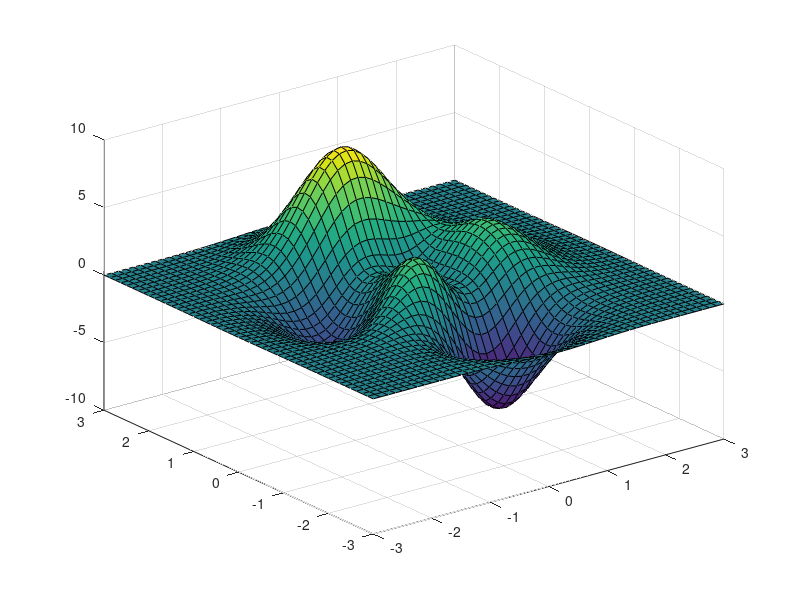
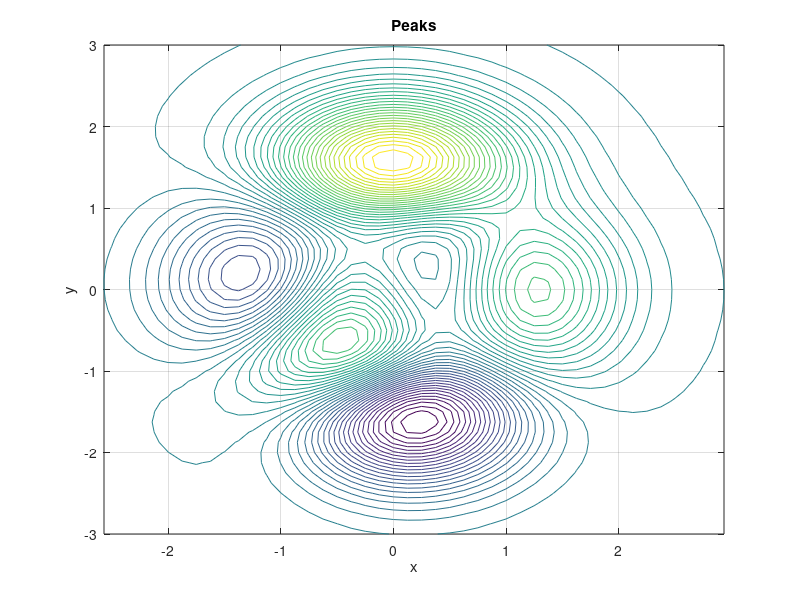
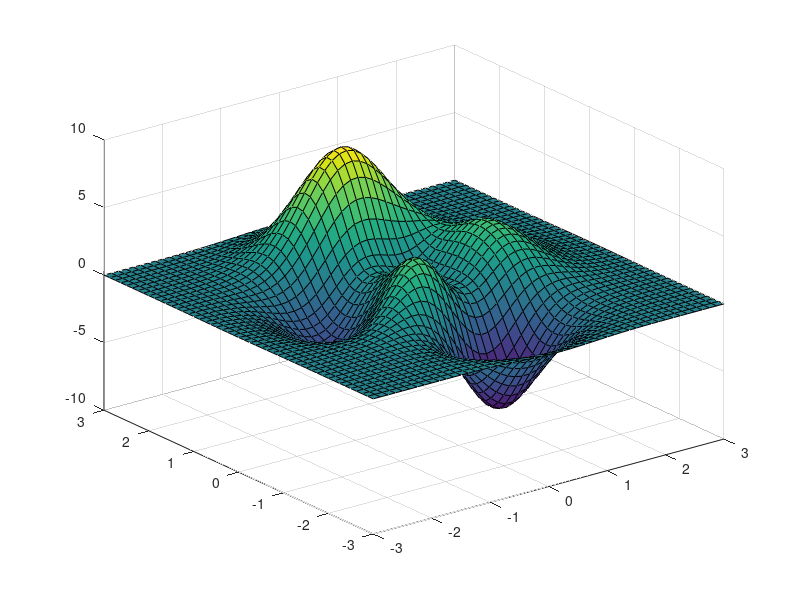
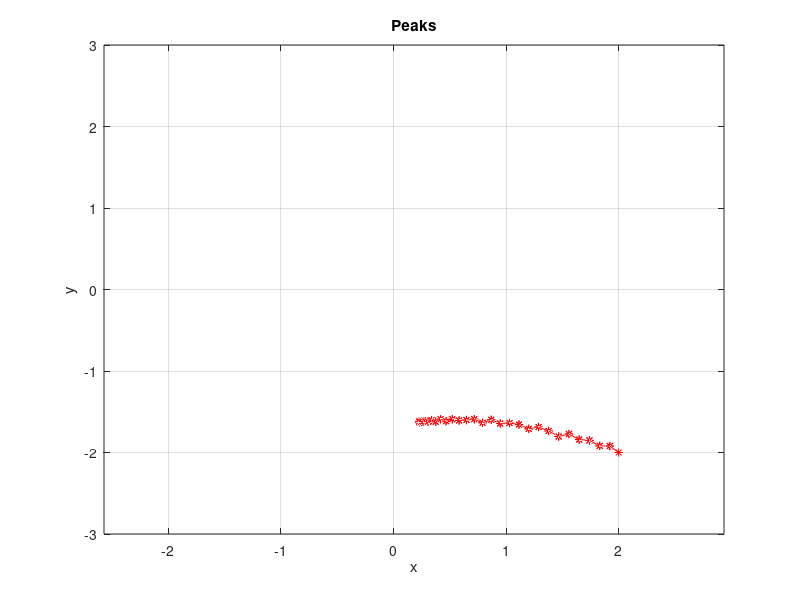

Write the MATLAB code that produced these figures, in order.
function  [xz,y,z] = peaksAdam(eta,gamma,beta,X,Y)


if nargin == 0
X = 2; Y = -2;  eta =  0.05; gamma = 0.9; beta = 0.5; 
elseif nargin == 1
    X = 2; Y = -2;  gamma = 0.9; beta = 0.5; 
elseif nargin == 2
    X = 2; Y = -2;  beta = 0.5; 
elseif nargin == 3
    X = 2; Y = -2;
end
    dx = 1/8;
    [x,y] = meshgrid(-3:dx:3);


z =  3*(1-x).^2.*exp(-(x.^2) - (y+1).^2) ...
   - 10*(x/5 - x.^3 - y.^5).*exp(-x.^2-y.^2) ...
   - 1/3*exp(-(x+1).^2 - y.^2);
Z = @(x,y)  3*(1-x).^2.*exp(-(x.^2) - (y+1).^2) ...
   - 10*(x/5 - x.^3 - y.^5).*exp(-x.^2-y.^2) ...
   - 1/3*exp(-(x+1).^2 - y.^2);

figure
    surf(x,y,z)

   figure
    contour(x,y,z,50)
    axis('tight')
    xlabel('x'), ylabel('y'), title('Peaks')
    grid on
    g = gca;
if nargout > 1
    xz = x;
elseif nargout == 1
    xz = z;
else
    % Self demonstration
    %disp(' ')
   % disp('z =  3*(1-x).^2.*exp(-(x.^2) - (y+1).^2) ... ')
   % disp('   - 10*(x/5 - x.^3 - y.^5).*exp(-x.^2-y.^2) ... ')
   % disp('   - 1/3*exp(-(x+1).^2 - y.^2) ')
   % disp(' ')
   figure
    surf(x,y,z)

   figure
    contour(x,y,z,50)
    axis('tight')
    xlabel('x'), ylabel('y'), title('Peaks')
    grid on
    g = gca;
    
end

%% gradient
dEdx = @(x,y) (exp(- (x + 1).^2 - y.^2).*(2*x + 2))/3 + 3*exp(- (y + 1).^2 - x.^2).*(2*x - 2) + exp(- x.^2 - y.^2)*(30*x.^2 - 2) - 6*x.*exp(- (y + 1).^2 - x.^2).*(x - 1).^2 - 2*x.*exp(- x.^2 - y.^2).*(10*x.^3 - 2*x + 10*y.^5);
dEdy = @(x,y) (2*y.*exp(- (x + 1).^2 - y.^2))/3 + 50*y.^4.*exp(- x.^2 - y.^2) - 3*exp(- (y + 1).^2 - x.^2).*(2*y + 2).*(x - 1).^2 - 2*y.*exp(- x.^2 - y.^2).*(10*x.^3 - 2*x + 10*y.^5);
hold on
%%

mx = 0; my=0;
%X0=X; Y0=Y;
%%
i = 1;  eps = 1; EX = 0; EY=0;
while eps>1e-6 && i < 30
   % dx =- eta*dEdx(X,Y); dy =- eta*dEdy(X,Y);
    g21X = dEdx(X,Y).^2; g21Y = dEdy(X,Y).^2;
    EX = gamma*EX+(1-gamma)*g21X; EY = gamma*EY+(1-gamma)*g21Y;
    mx = beta*mx+(1-beta)*dEdx(X,Y);  my = beta*my+(1-beta)*dEdy(X,Y); 
    X1 = X- eta*mx/sqrt(EX+1e-16);
    Y1 = Y- eta*my/sqrt(EY+1e-16);
    eps = sqrt(abs(X-X1)+abs(Y-Y1));
    plot3([X,X1],[Y,Y1],[Z(X,Y),Z(X1,Y1)],'r-*')
  
    %plot(x,y(x),'b')
    pause(0.5)
    drawnow
    % X0=X; Y0=Y;
    X = X1; Y = Y1;
    i = i+1;
end
eps